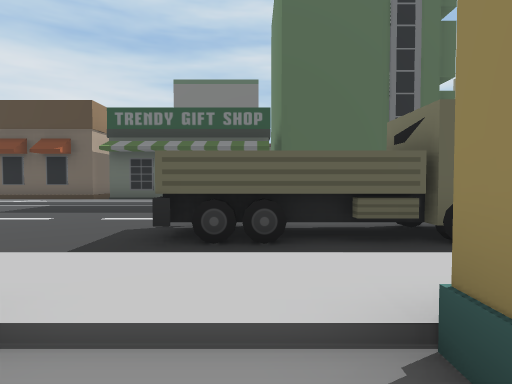
view 1 (above)

24 first-person views from a walk through a 3-D level made in the Unity game engine. The camera is 1.5 m above the floor, tilts 2° down and sees 75° across. The floor is counted in squares, 2 m on a side. Each view is taken from the middle of a square. On the plan, view 1 faces up. The plan holds only what a view shows up to about 11 squares ahead; the rest is blank. The place goes on beyond the plan. Some animated figures are not drawn.

view 2
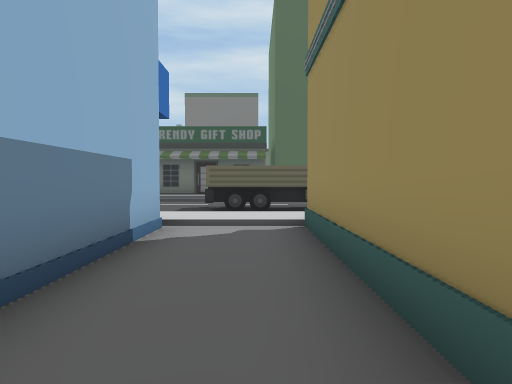

view 3
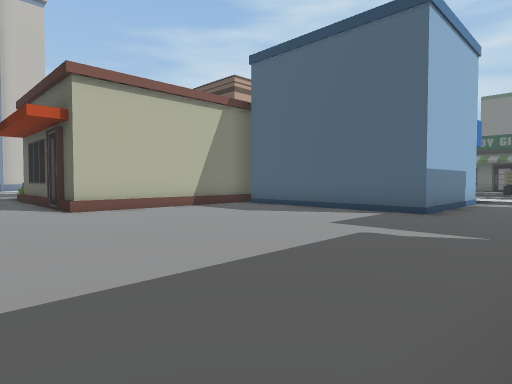

view 4
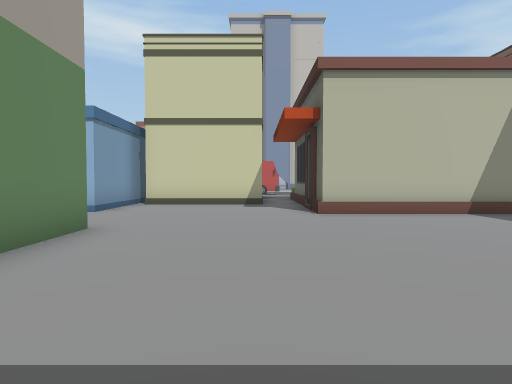

view 5
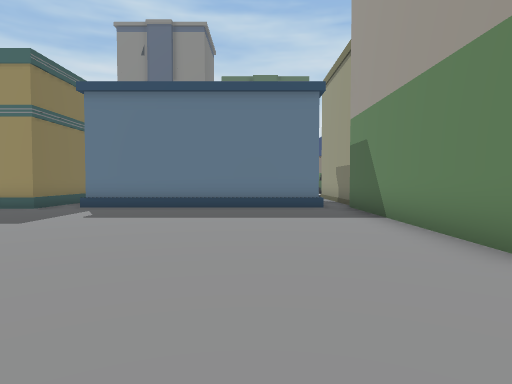

view 6
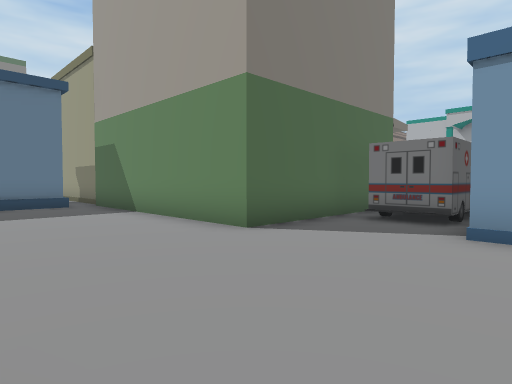

view 7
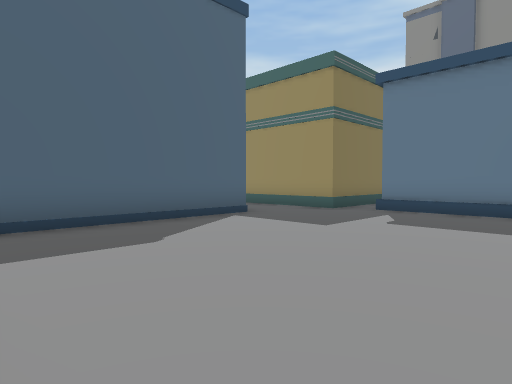

view 8
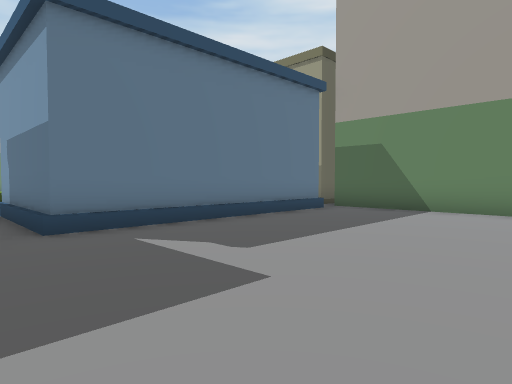

view 9
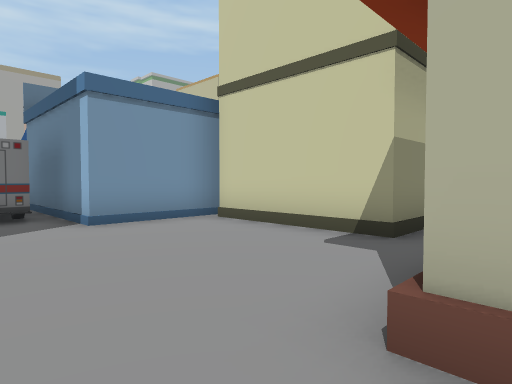

view 10
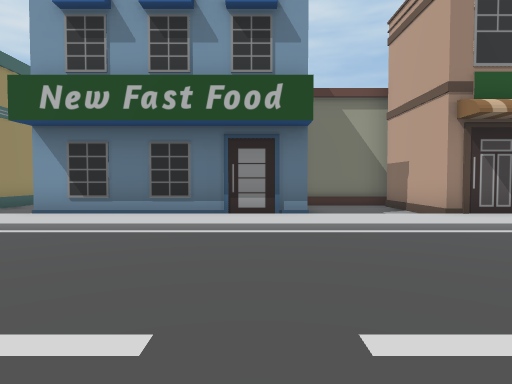

view 11
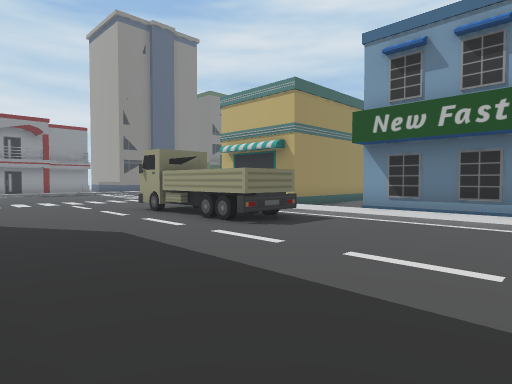

view 12
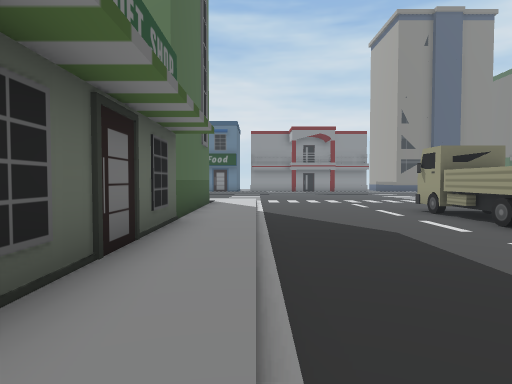

view 13
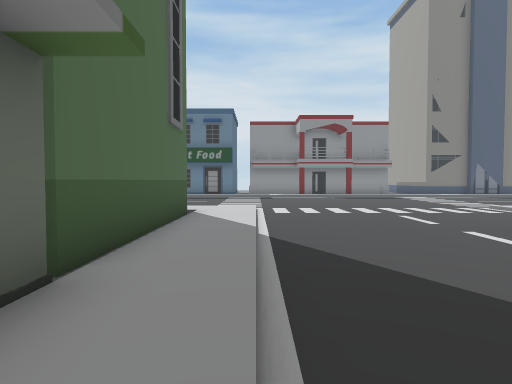

view 14
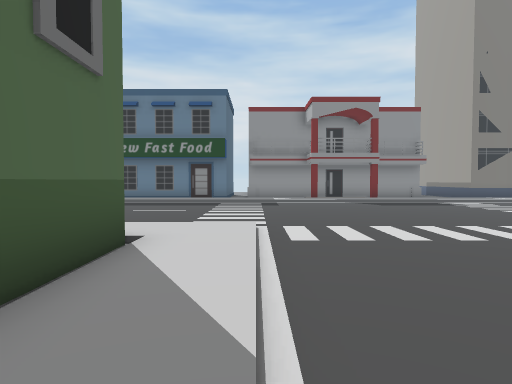

view 15
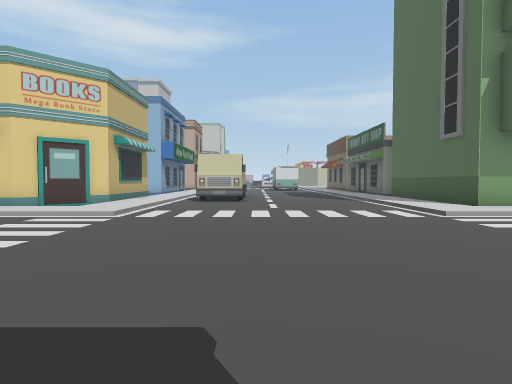

view 16
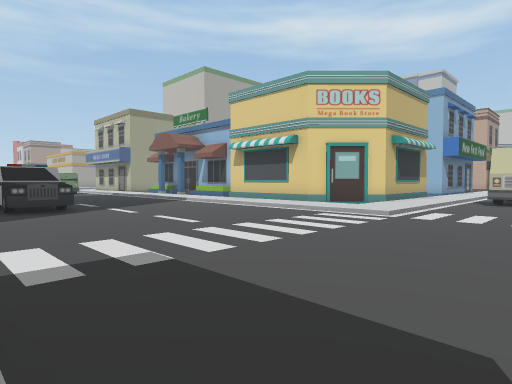

view 17
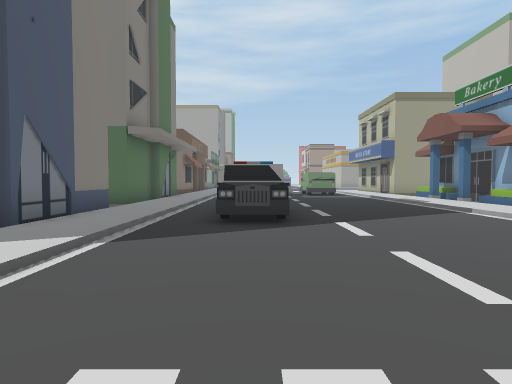

view 18
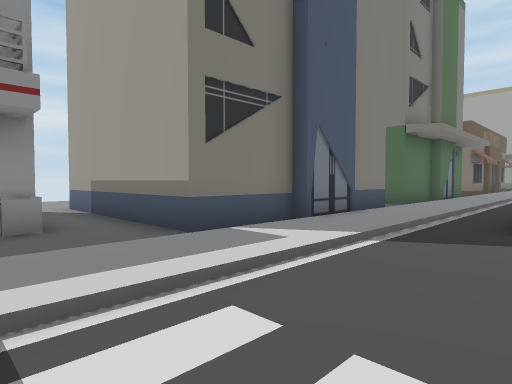

view 19
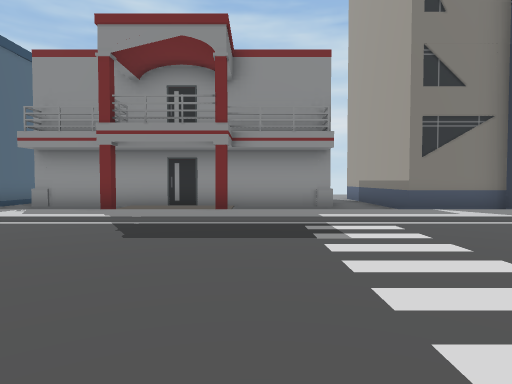

view 20
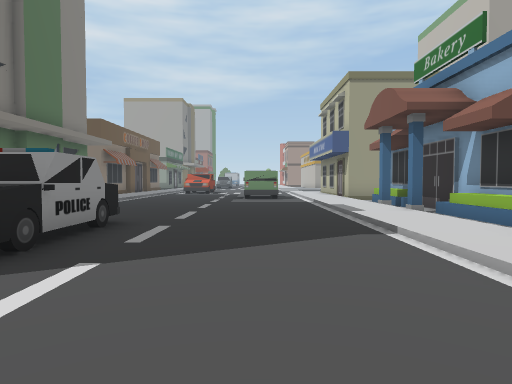

view 21
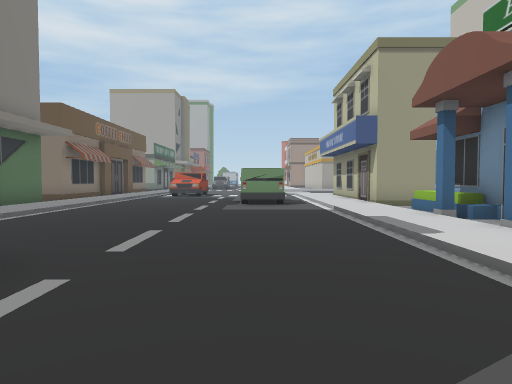

view 22
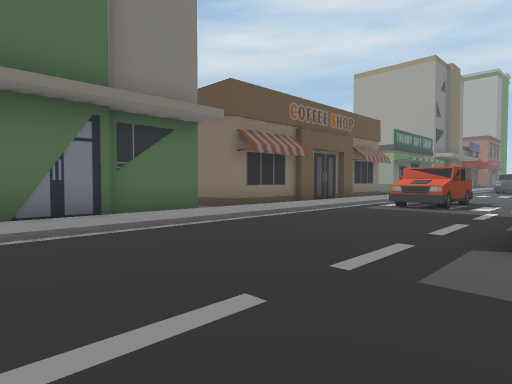

view 23
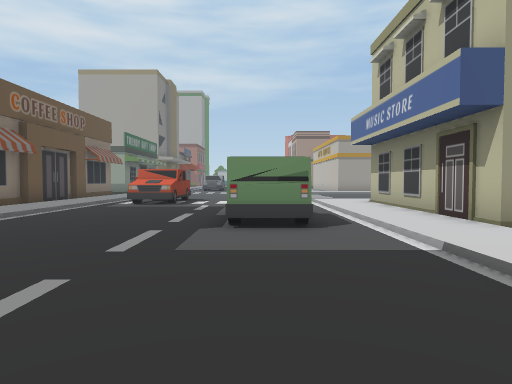

view 24
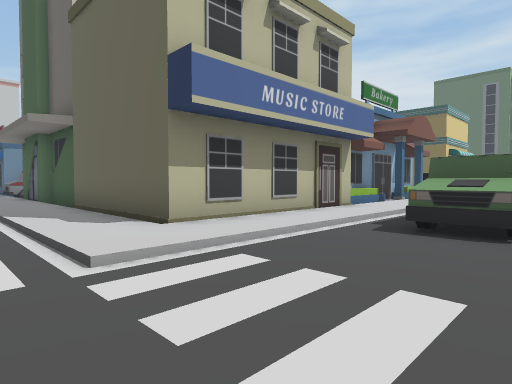

### Floor plan
Key: @ floor where view 1 was taken; # wall or solid block; . main floor; : floor 0.25 m higher than the main floor; / step, stairs or slope; T truck; B building; C car; O other object.
Columns run from 11 left of view 1 to 21 right of it. Each row starts with its distance up from view 1.
 12        #####BBBBBB:/.....     BB
 11    ::::::::::::::::/.....    ..
 10    /////////////////.....    .#
  9     ..................... /: .#
  8      ...................../: .#
  7     ....................../:#.#
  6    ......................./:..#
  5   ........TTTTT.........../:#.#
  4   ........TTTTT.........../: .#
  3  ///////////////////....../: .#
  2 ::::::::::::: :::::/....../:..#
  1 ##  BBBBBB..#  ##.:/....../:.....
  0  #..     B.@#   ##:/....../:BBBBB
 -1  #..     B..#    #:/....../:B
 -2  BBB     B..#     :/....../:B
 -3     BBBBBB..#     :/....C./:B
 -4    B........####  :/....CC/:B
 -5    B........////  //....C./:B
 -6    B......../BBBB///....C./:B
 -7    B......../B  B///....../:.
 -8 BBBB......../B  B.:/....../:BB
 -9 ............/B  B.:/....../:B
-10 B.........../B  B //....../:B
-11 B.........../B  B //....../:B
-12 B.........../B  B///....../:B
-13 B.....BBBBBBB#####:/.O..../:B
-14 ####..B      #   #:/OO..../:B
-15    #OOB          #:/OO..../:###
-16    #OOB          #:/OO..../:#
-17    #  B          #:/....../:#
-18    #  B  BBBB#####:/....TT/:#
-19          ::::::::::/....TT/:#
-20             ////////....T
-21                   ......T

Positions as (right, up) in squares from view 1, and headings:
1: (0, 0), facing up
2: (0, -4), facing up
3: (1, -11), facing up-left
4: (0, -10), facing left
5: (-8, -10), facing right
6: (-9, -9), facing down-right
7: (-7, -9), facing up-right
8: (-4, -4), facing down-right
9: (-6, -8), facing down-left
10: (-6, 8), facing down
11: (-6, 10), facing down-right
12: (-6, 10), facing right
13: (-2, 10), facing right
14: (2, 10), facing right
15: (15, 6), facing left
16: (15, 6), facing down-left
17: (13, 3), facing down
18: (13, 3), facing down-right
19: (9, 4), facing right
20: (10, 0), facing down
21: (10, -3), facing down
22: (10, -9), facing down-right
23: (10, -8), facing down
24: (11, -21), facing up-left
